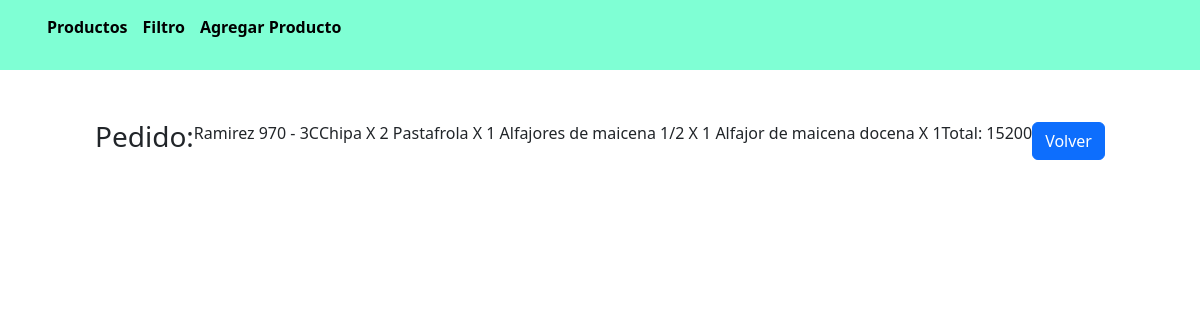
Screenshot of /ultimo_producto/ with the database file from the repository.
### Jade/models.py (models this page shows, shortened)
class Ventas(models.Model):
    direccion = models.CharField(max_length=100, choices=DIRECIONES, default='Perro')
    piso = models.SmallIntegerField()
    departamento = models.CharField(max_length=1)
    descripcion = models.TextField(max_length=100)
    total = models.IntegerField()
    fecha = models.DateField(default=datetime.now)

### Jade/views.py (the view)
# urls.py: path('ultimo_producto/', ultimo_producto, name='ultimo_producto'),
def ultimo_producto(request):
    producto = Ventas.objects.latest('id')
    return render(request, "ultimoProducto.html" ,{"producto" : producto})

### templates/ultimoProducto.html
{% extends "index.html" %}
{% block Content %}
    <div class="pedido">
        <h3>Pedido:</h3>
        <p>{{producto.direccion}} - {{producto.piso}}{{producto.departamento}}</p>
        <p>{{producto.descripcion}}</p>
        <p>Total: {{producto.total}}</p>
        <a class="btn btn-primary" href={% url "productos" %}>Volver</a>
    </div>
{% endblock Content %}

### Jade/static/Jade/css/style.css (style rules this page uses)
* { margin: 0; padding: 0; box-sizing: border-box; }
a { text-decoration: none; color: black; font-weight: bold; }
.pedido { display: flex; width: 100%; justify-content: center; align-items: center; }

### rows the page displays
Ventas: direccion "Ramirez 970", piso "3", departamento "C", descripcion "Chipa X 2 Pastafrola X 1 Alfajores de maicena 1/2 X 1 Alfajor de maicena docena X 1", total "15200"
